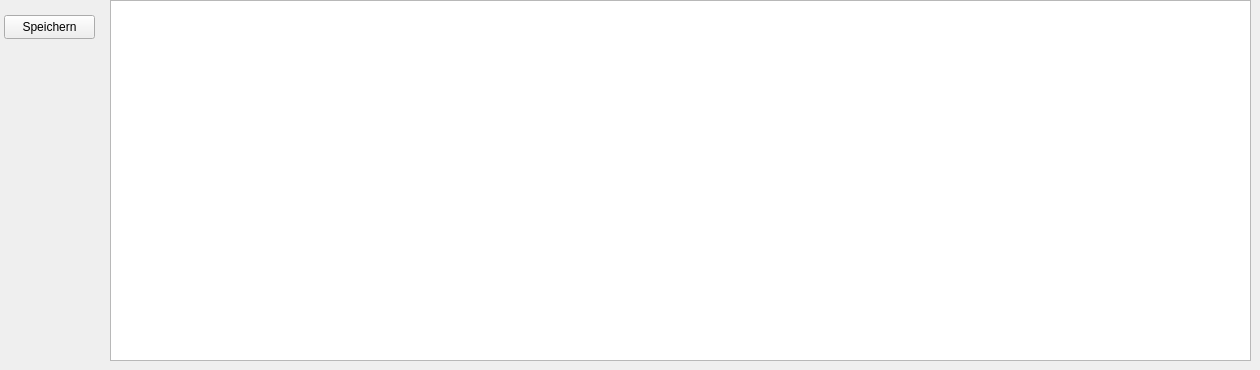
     <widget class="QWidget" name="explorerSettingsTab">
      <attribute name="title">
       <string>Explorer</string>
      </attribute>
      <widget class="QPushButton" name="ButtonZurueck_6">
       <property name="geometry">
        <rect>
         <x>0</x>
         <y>130</y>
         <width>81</width>
         <height>81</height>
        </rect>
       </property>
       <property name="cursor">
        <cursorShape>PointingHandCursor</cursorShape>
       </property>
       <property name="text">
        <string/>
       </property>
       <property name="icon">
        <iconset resource="MainWindowResources.qrc">
         <normaloff>:/Misc/imgs/zurueck.png</normaloff>:/Misc/imgs/zurueck.png</iconset>
       </property>
       <property name="iconSize">
        <size>
         <width>81</width>
         <height>81</height>
        </size>
       </property>
       <property name="flat">
        <bool>true</bool>
       </property>
      </widget>
      <widget class="QPushButton" name="pushButtonSpeichern_4">
       <property name="geometry">
        <rect>
         <x>4</x>
         <y>15</y>
         <width>91</width>
         <height>24</height>
        </rect>
       </property>
       <property name="text">
        <string>Speichern</string>
       </property>
      </widget>
      <widget class="QTreeView" name="treeView">
       <property name="geometry">
        <rect>
         <x>110</x>
         <y>0</y>
         <width>1141</width>
         <height>361</height>
        </rect>
       </property>
      </widget>
     </widget>
